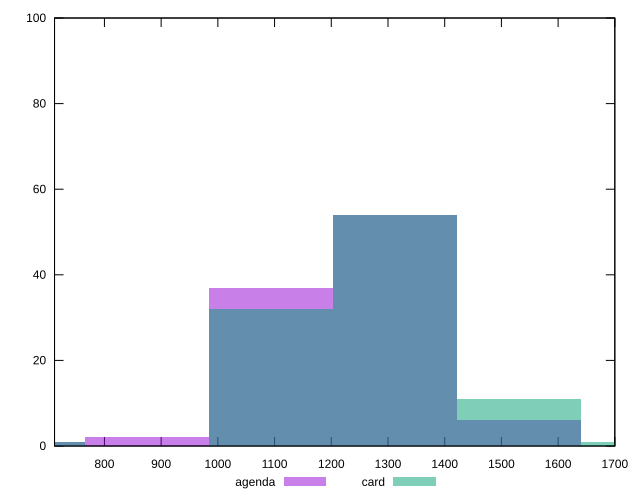

This chart was generated by the following gnuplot code:
reset

$agenda <<EOF
874.7394820485562 2
656.0546115364172 1
1093.4243525606953 37
1312.1092230728343 54
1530.7940935849733 6
EOF

$card <<EOF
656.0546115364172 1
1530.7940935849733 11
1312.1092230728343 54
1093.4243525606953 32
1749.4789640971123 1
EOF

set key outside below
set boxwidth 218.68487051213904
set xrange [712:1700]
set yrange [0:100]
set trange [0:100]
set style fill transparent solid 0.5 noborder
set terminal svg size 640, 500 enhanced background rgb 'white'
set output "reports/report_00027_2021-02-24T12-40-31.850Z/uses-rel-preload/comparison/histogram/1_vs_2.svg"

plot $agenda title "agenda" with boxes, \
     $card title "card" with boxes

reset
